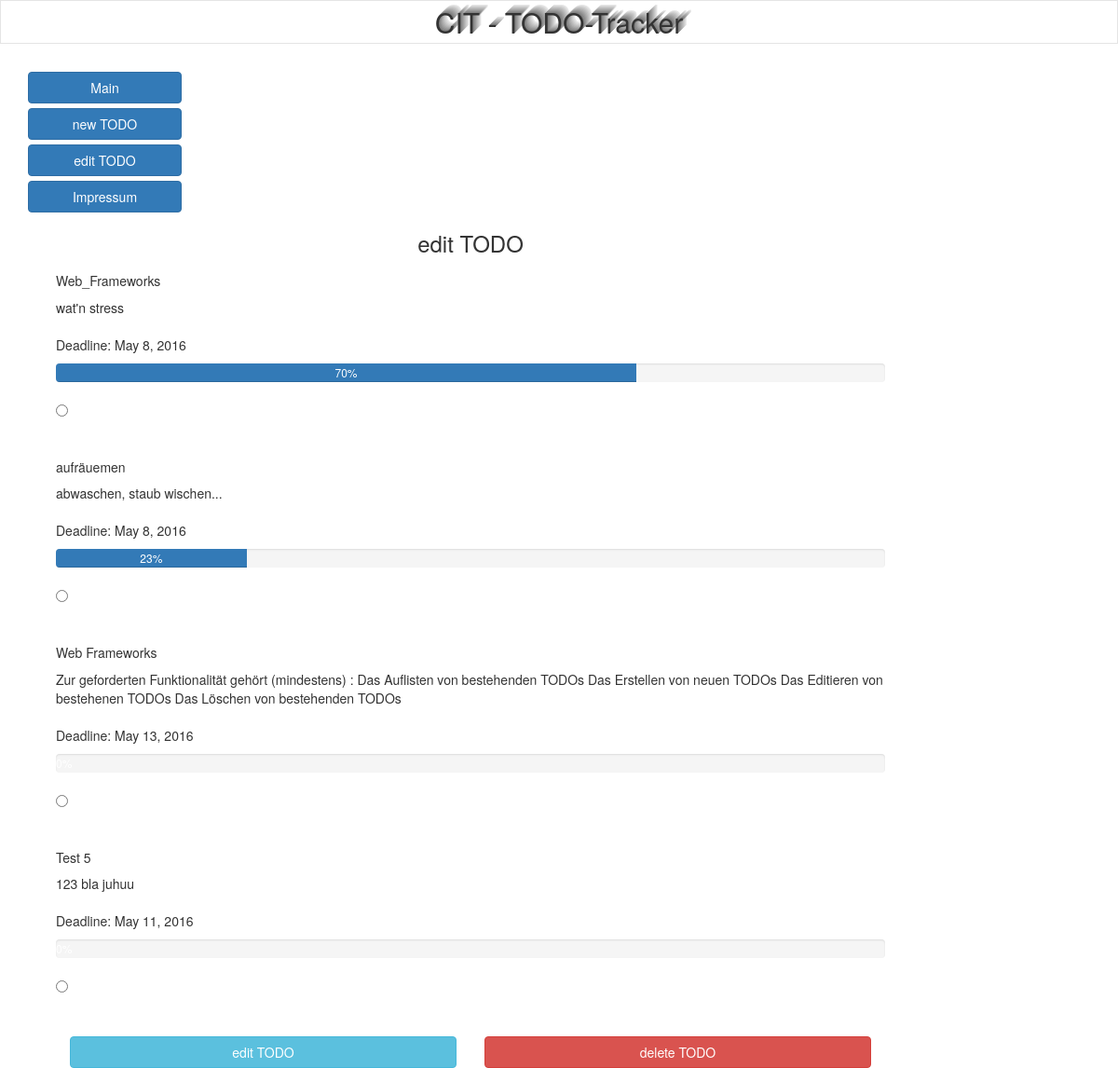
The app's page /edit_todo/, older data.
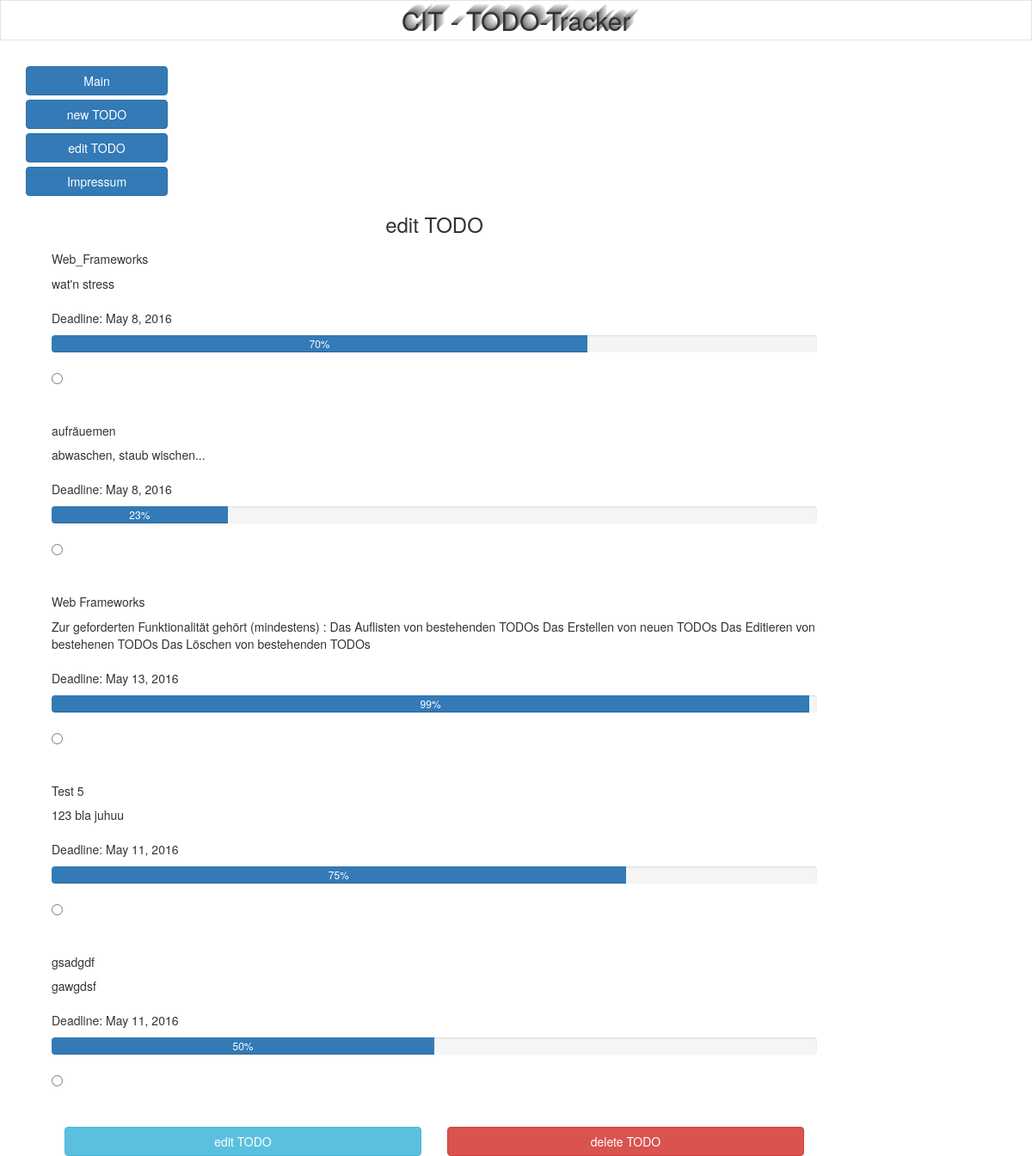
The same page, newer data.
### home/models.py (models this page shows, shortened)
class Todo(models.Model):
    projectname = models.CharField(max_length=100)
    description = models.TextField(max_length=500)
    progress = models.SmallIntegerField(default=0, validators=[MinValueValidator(0), MaxValueValidator(100)])
    deadline = models.DateField(blank=True, null=True)
    created_date = models.DateTimeField(default=timezone.now)

### home/views.py (the view)
# urls.py: url(r'^edit_todo/$', views.edit_todo, name='edit_todo'),
def edit_todo(request):
    if request.POST:
        if 'edit' in request.POST:
            pk = request.POST['radiotodos']
            url = '/update_todo/' + pk
            return HttpResponseRedirect(url)
        elif 'delete' in request.POST:
            Todo.objects.get(pk=request.POST['radiotodos']).delete()
            todos = Todo.objects.order_by('created_date')
            return render(request, 'edittodo.html', {'todos': todos})
    else:
        todos = Todo.objects.order_by('created_date')
        return render(request, 'edittodo.html', {'todos': todos})

### templates/edittodo.html (shortened to what this page needs)
<!DOCTYPE html>
<html lang="de">
  <head>
      {% load staticfiles %}
     {% load bootstrap3 %}
    <link href="{% static 'css/bootstrap.min.css' %}" rel="stylesheet">
    <link rel="stylesheet" type="text/css" href="{% static 'css/style.css' %}">
  </head>
  <body>
      <h2>CIT - TODO-Tracker</h2>
    <div class="container">
      <div class="row">
        <div class="col-md-2">
            {% load bootstrap3 %}
            {% buttons %}
            {% bootstrap_button "Main" button_type="link" icon="glyphicon glyphicon-menu-right" href="/" button_class="btn btn-primary btn-block" %}
            {% bootstrap_button "new TODO" button_type="link" icon="glyphicon glyphicon-menu-right" href="/create_todo" button_class="btn btn-primary btn-block" %}
            {% bootstrap_button "edit TODO" button_type="link" icon="glyphicon glyphicon-menu-right" href="/edit_todo" button_class="btn btn-primary btn-block" %}
            {% bootstrap_button "Impressum" button_type="link" icon="glyphicon glyphicon-menu-right" href="/impressum" button_class="btn btn-primary btn-block" %}
        </div>
        </div>
        <div class="col-md-10">
        <h3>edit TODO</h3>
          <div class="todos">
        <div class="todoex">
          <div class="col-md-12">
            <form method="POST" class="form">{% csrf_token %}
            {% for todo in todos %}
            <H5>{{todo.projectname}}</H5>
            <p>
              {{todo.description}}<br><br>
              Deadline: {{todo.deadline}}
            </p>
                    <div class="progress">
                    <div class="progress-bar" role="progressbar" aria-valuenow={{todo.progress}}
                    aria-valuemin="0" aria-valuemax="100" style="width:{{todo.progress}}%">
            <p> {{todo.progress}}% </p>
            </div>
            </div>
            <div class="radio" name="radiobuttons">
              <label><input type="Radio" name="radiotodos" value="{{todo.pk}}">{{todo.name}}</label>
            </div>
            <p><br></p>
            {% endfor %}
        </div>
        </div>
          <div class="col-md-12">
        <div class="editbtn">
          <div class="col-md-6">
            {% bootstrap_button "edit TODO" button_type="submit" icon="glyphicon glyphicon-scissors" button_class="btn btn-info btn-block" name="edit" value="edittodo" %}
          </div>
          <div class="col-md-6">
            {% bootstrap_button "delete TODO" button_type="submit" icon="glyphicon glyphicon-trash" button_class="btn btn-danger btn-block" name="delete" value="deletetodo" %}
             {% endbuttons %}
          </div>
          </div>
        </div>
        </div>
      </div>
    </div>
  </body>
</html>

Row changes from the older to the newer data that the page shows:
changed Todo "Web Frameworks": progress (not shown) → "99"
changed Todo "Test 5": progress (not shown) → "75"
added Todo: projectname "gsadgdf", description "gawgdsf", deadline "May 11, 2016", progress "50"
